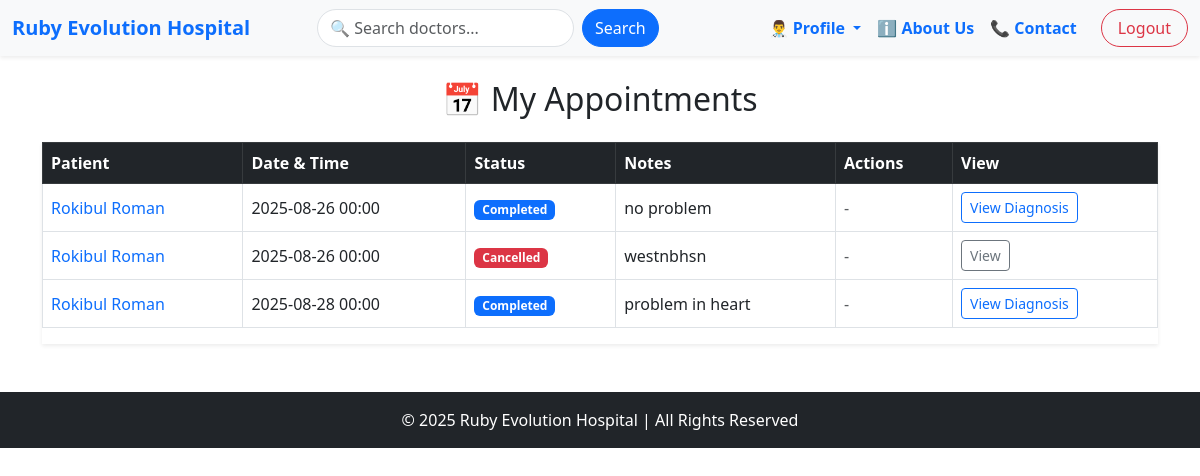
The app's page /appointment/MyAppointments/ (signed in) with its own data.
### appointment/models.py (models this page shows, shortened)
class Appointment(models.Model):
    STATUS_CHOICES = [
        ('Pending', 'Pending'),
        ('Confirmed', 'Confirmed'),
        ('Completed', 'Completed'),
        ('Cancelled', 'Cancelled'),
    ]
    patient = models.ForeignKey(PatientProfile, on_delete=models.CASCADE)
    doctor = models.ForeignKey(DoctorProfile, on_delete=models.CASCADE)
    appointment_date = models.DateTimeField()
    status = models.CharField(max_length=20, choices=STATUS_CHOICES, default='Pending')
    notes = models.TextField(null=True, blank=True)
    created_at = models.DateTimeField(auto_now_add=True)

### accounts/models.py (models this page shows, shortened)
class PatientProfile(models.Model):
    BLOOD_GROUP_CHOICES = [
        ('A+', 'A+'), ('A-', 'A-'),
        ('B+', 'B+'), ('B-', 'B-'),
        ('O+', 'O+'), ('O-', 'O-'),
        ('AB+', 'AB+'), ('AB-', 'AB-'),
    ]
    STATUS_CHOICES = [
        ('Outpatient', 'Outpatient'),
        ('Inpatient', 'Inpatient'),
        ('Discharged', 'Discharged'),
    ]
    GENDER_CHOICES = [
        ('Male', 'Male'),
        ('Female', 'Female'),
        ('Other', 'Other'),
    ]
    user = models.OneToOneField(CustomUser, on_delete=models.CASCADE)
    profile_picture = models.ImageField(upload_to='patient_profiles/', null=True, blank=True)
    date_of_birth = models.DateField(null=True, blank=True)
    gender = models.CharField(max_length=10, choices=GENDER_CHOICES, null=True, blank=True)
    contact_number = models.CharField(max_length=15, null=True, blank=True)
    address = models.TextField(null=True, blank=True)
    blood_group = models.CharField(max_length=3, choices=BLOOD_GROUP_CHOICES, null=True, blank=True)
    allergies = models.TextField(null=True, blank=True)
    emergency_contact_number = models.CharField(max_length=15, null=True, blank=True)
    status = models.CharField(max_length=20, choices=STATUS_CHOICES, default='Outpatient')

class CustomUser(AbstractUser):
    ROLE_CHOICES = (
        ('admin', 'Admin'),
        ('doctor', 'Doctor'),
        ('patient', 'Patient'),
        ('staff', 'Staff'),
    )
    CURRENT_STATUS = [
        ('apporved','Approved'),
        ('panding','Panding'),
        ('cancel','Cancel'),
    ]
    first_name = models.CharField(max_length=50,null=True)
    last_name = models.CharField(max_length=50,null=True)
    role = models.CharField(choices=ROLE_CHOICES, max_length=50,null=True, blank=True)
    current_status = models.CharField(choices=CURRENT_STATUS, max_length=50,default='panding')

### appointment/views.py (the view)
# urls.py: path('MyAppointments/', MyAppointments.as_view(), name='MyAppointments'),
class MyAppointments(LoginRequiredMixin, View):
    def get(self, request):
        if request.user.role == 'patient':
            patient = PatientProfile.objects.get(user=request.user)
            appointments = Appointment.objects.filter(patient=patient).select_related('diagnosis').order_by('-created_at')
        elif request.user.role == 'doctor':
            doctor = DoctorProfile.objects.get(user=request.user)
            appointments = Appointment.objects.filter(doctor=doctor).select_related('diagnosis').order_by('-created_at')
        else:
            appointments = Appointment.objects.all().select_related('diagnosis')
        return render(request, 'consultation/myAppointmentList.html', {'appointments': appointments})

### appointment/templates/consultation/myAppointmentList.html (shortened to what this page needs)
{% extends "base.html" %}
{% block content %}
<div class="container mt-4">
    <h2 class="mb-4 text-center">📅 My Appointments</h2>
    {% if appointments %}
        <div class="table-responsive shadow-sm">
            <table class="table table-hover table-bordered align-middle">
                <thead class="table-dark">
                    <tr>
                        {% if request.user.role == "patient" %}
                            <th>Doctor</th>
                        {% elif request.user.role == "doctor" %}
                            <th>Patient</th>
                        {% else %}
                            <th>Patient</th>
                            <th>Doctor</th>
                        {% endif %}
                        <th>Date & Time</th>
                        <th>Status</th>
                        <th>Notes</th>
                        {% if request.user.role == "doctor" %}
                            <th>Actions</th>
                        {% endif %}
                        <th>View</th>
                    </tr>
                </thead>
                <tbody>
                    {% for appointment in appointments %}
                        <tr>
                            {% if request.user.role == "patient" %}
                                <td>
                                    <a href="{% url 'doctorDetail' appointment.doctor.id %}" class="text-decoration-none">
                                        Dr. {{ appointment.doctor.user.get_full_name }}
                                    </a>
                                </td>
                            {% elif request.user.role == "doctor" %}
                                <td>
                                    <a href="{% url 'patientDetail' appointment.patient.id %}" class="text-decoration-none">
                                        {{ appointment.patient.user.get_full_name }}
                                    </a>
                                </td>
                            {% else %}
                                <td>{{ appointment.patient.user.get_full_name }}</td>
                                <td>Dr. {{ appointment.doctor.user.get_full_name }}</td>
                            {% endif %}
                            <td>{{ appointment.appointment_date|date:"Y-m-d H:i" }}</td>
                            <td>
                                {% if appointment.status == "Pending" %}
                                    <span class="badge bg-warning text-dark">Pending</span>
                                {% elif appointment.status == "Confirmed" %}
                                    <span class="badge bg-success">Confirmed</span>
                                {% elif appointment.status == "Completed" %}
                                    <span class="badge bg-primary">Completed</span>
                                {% elif appointment.status == "Cancelled" %}
                                    <span class="badge bg-danger">Cancelled</span>
                                {% endif %}
                            </td>
                            <td>{{ appointment.notes|default:"-" }}</td>
                            {% if request.user.role == "doctor" %}
                                <td>
                                    {% if appointment.status == "Pending" %}
                                        <div class="d-flex gap-1">
                                            <a href="{% url 'updateAppointmentStatus' appointment.id 'Confirmed' %}" class="btn btn-sm btn-success">Accept</a>
                                            <a href="{% url 'updateAppointmentStatus' appointment.id 'Cancelled' %}" class="btn btn-sm btn-danger">Reject</a>
                                        </div>
                                    {% else %}
                                        <span class="text-muted">-</span>
                                    {% endif %}
                                </td>
                            {% endif %}
                            <td>
                                {% if appointment.status == "Completed" and appointment.diagnosis %}
                                    <a href="{% url 'DiagnosisDetail' appointment.diagnosis.id %}" class="btn btn-sm btn-outline-primary">View Diagnosis</a>
                                {% else %}
                                    <a href="{% url 'patientNoteDetail' appointment.id %}" class="btn btn-sm btn-outline-secondary">View</a>
                                {% endif %}
                            </td>
                        </tr>
                    {% endfor %}
                </tbody>
            </table>
        </div>
    {% else %}
        <p class="text-center text-muted">No appointments found.</p>
    {% endif %}
</div>
{% endblock %}

### records on screen
Appointment: patient.user.get_full_name "Rokibul Roman", appointment_date "2025-08-26 00:00", status "Completed", notes "no problem"
Appointment: patient.user.get_full_name "Rokibul Roman", appointment_date "2025-08-26 00:00", status "Cancelled", notes "westnbhsn"
Appointment: patient.user.get_full_name "Rokibul Roman", appointment_date "2025-08-28 00:00", status "Completed", notes "problem in heart"
